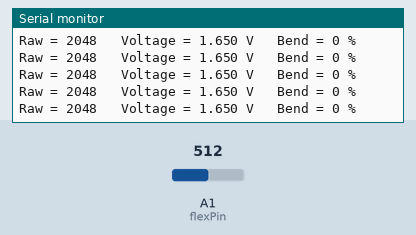
Bench run of a sketch on a simulated Arduino Uno, built for the host (arithmetic inside an expression is 32-bit, double 64-bit). Parts: the last lines printed to the serial monitor. The test bench sets the inputs (shaded band); at power-on: A1 (flexPin) = 512 (analog values on the 0–1023 scale).

Above: at 13.2 s.
13.3 s: A1 (flexPin) set to 716
At 13.49 s:
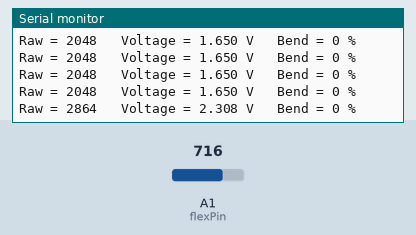
14.8 s: A1 (flexPin) set to 900
At 14.85 s:
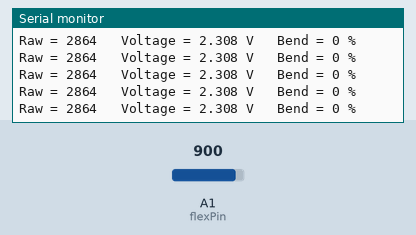
Timing chart, 0 to 17.8 s (numbered marks = the images above; inputs shaded):
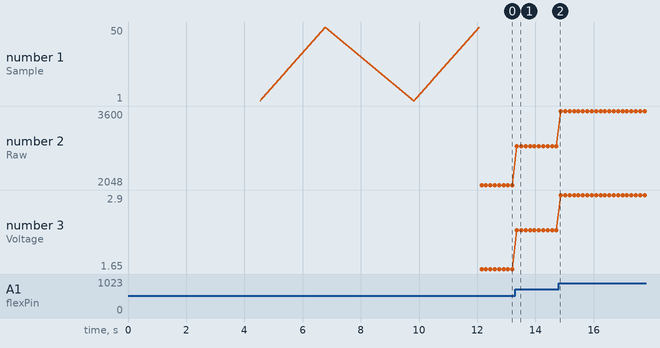

Measured:
- after the input at 13.3 s, the serial monitor: prints a new line after 0.06 s (image 1)
- plotted number 2: 2048 → 2864 after the input at 13.3 s, 2864 → 3600 after the input at 14.8 s
- plotted number 3: 1.65 → 2.31 after the input at 13.3 s, 2.31 → 2.9 after the input at 14.8 s

The sketch:

sketch_apr30a.ino
```cpp
const int flexPin = 1;

// 读取多次平均，减少抖动
int readFlexAverage(int samples) {
  long sum = 0;
  for (int i = 0; i < samples; i++) {
    sum += analogRead(flexPin);
    delay(5);
  }
  return sum / samples;
}

// 采集一段时间内的平均值，作为标定值
int calibrateValue(const char* message, int seconds) {
  Serial.println();
  Serial.println(message);
  Serial.print("将在 ");
  Serial.print(seconds);
  Serial.println(" 秒内开始采样，请保持稳定...");

  for (int i = seconds; i > 0; i--) {
    Serial.print("倒计时: ");
    Serial.println(i);
    delay(1000);
  }

  Serial.println("开始采样...");

  long total = 0;
  const int sampleCount = 50;

  for (int i = 0; i < sampleCount; i++) {
    int val = readFlexAverage(5);
    total += val;
    Serial.print("Sample ");
    Serial.print(i + 1);
    Serial.print(": ");
    Serial.println(val);
    delay(20);
  }

  int average = total / sampleCount;

  Serial.print("标定完成，平均值 = ");
  Serial.println(average);
  return average;
}

int straightValue = 0;
int bendValue = 0;

void setup() {
  Serial.begin(115200);
  delay(1500);

  analogReadResolution(12);   // 12位，范围0~4095

  Serial.println("=================================");
  Serial.println(" ESP32-S3 Flex Sensor Auto Calib ");
  Serial.println("=================================");

  // 第一步：标定伸直值
  straightValue = calibrateValue("请将柔性传感器保持【伸直】状态", 3);

  // 第二步：标定弯曲值
  bendValue = calibrateValue("请将柔性传感器保持【最大弯曲】状态", 3);

  // 防止方向反了
  if (bendValue < straightValue) {
    int temp = bendValue;
    bendValue = straightValue;
    straightValue = temp;
  }

  Serial.println();
  Serial.println("========== 标定结果 ==========");
  Serial.print("Straight Value = ");
  Serial.println(straightValue);
  Serial.print("Bend Value     = ");
  Serial.println(bendValue);
  Serial.println("=============================");
  Serial.println();
  Serial.println("开始实时输出弯曲程度...");
}

void loop() {
  int rawValue = readFlexAverage(10);

  float voltage = rawValue * 3.3 / 4095.0;

  int bendPercent = map(rawValue, straightValue, bendValue, 0, 100);

  if (bendPercent < 0) bendPercent = 0;
  if (bendPercent > 100) bendPercent = 100;

  Serial.print("Raw = ");
  Serial.print(rawValue);
  Serial.print("   Voltage = ");
  Serial.print(voltage, 3);
  Serial.print(" V   Bend = ");
  Serial.print(bendPercent);
  Serial.println(" %");

  delay(100);
}
```
